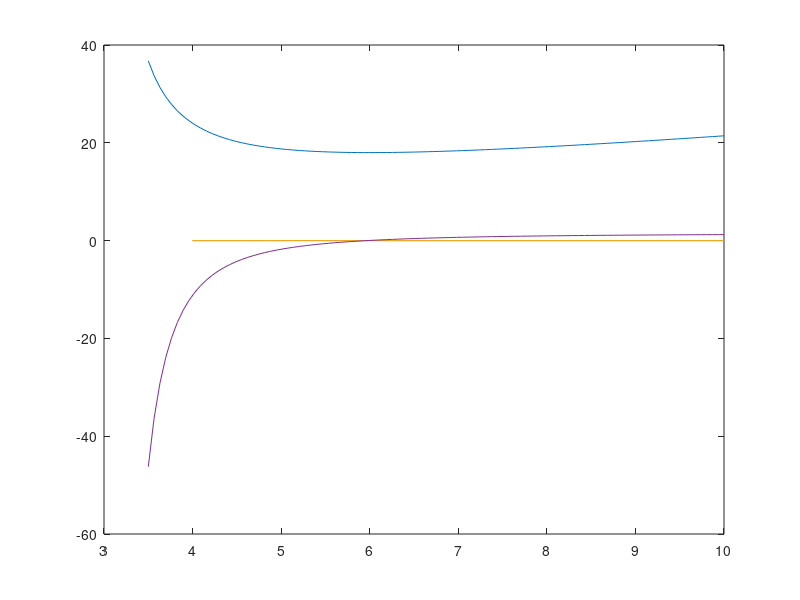

Reproduce this figure in MATLAB.
clc;clear; close all
x1 = linspace(3.5,10,100);
dx = x1(2)-x1(1);
A = 0.5*x1.*(3*x1./(x1-3));
plot(x1,A)
hold on
plot([4, 10], [0, 0])
Ap = diff(A)/dx;
Ap(100) = Ap(99);
n = length(Ap);
x2 = linspace(4, 10, n);
plot([4, 10], [0, 0]);
hold on;
plot(x1, Ap);
